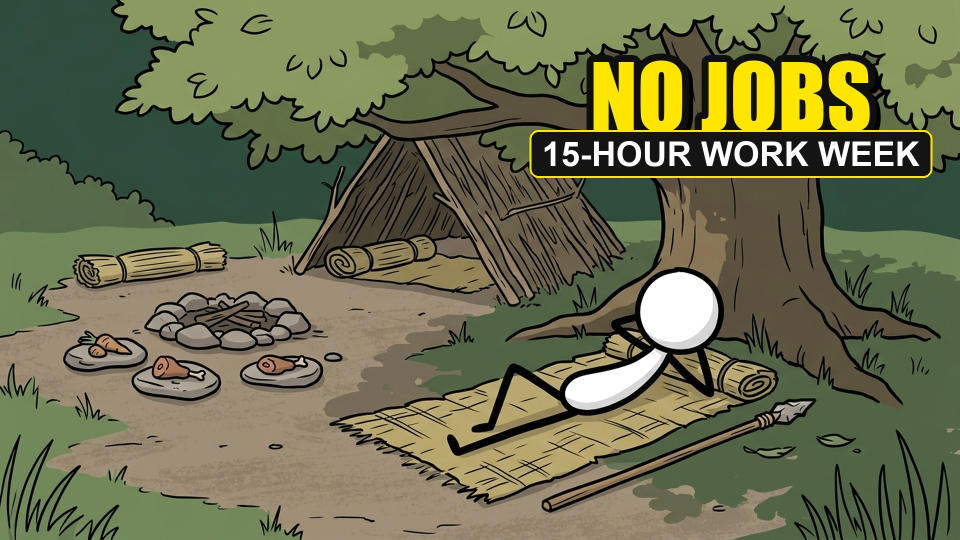
#> input picture 4- YouTube Setup/Thumbnail_Option_A_No_Jobs_1920x1080.jpg, 1920 x 1080 px (shown at 1/2 size); its folder holds only this picture in this run
$ python -i image_resolution.py   (imports and definitions only)
#> lines starting #> are read from the running program, lines starting #| are printed output that depends on the picture
### 2- Code/config.py
"""
Central Configuration & Environment Loader for Ink Explainer Autonomous Pipeline
Defines directories, API credentials, silence rules, model cascades, and scoring parameters.
"""

import os
import sys
import re
import json
from pathlib import Path
from dotenv import load_dotenv

# Ensure safe UTF-8 terminal encoding on Windows without charmap crashes
if hasattr(sys.stdout, "reconfigure"):
    try:
        sys.stdout.reconfigure(encoding="utf-8", errors="replace")
    except Exception:
        pass
if hasattr(sys.stderr, "reconfigure"):
    try:
        sys.stderr.reconfigure(encoding="utf-8", errors="replace")
    except Exception:
        pass

PROJECT_ROOT = os.path.dirname(os.path.dirname(os.path.abspath(__file__)))
ENV_FILE = os.path.join(PROJECT_ROOT, ".env")
load_dotenv(ENV_FILE)

def ensure_system_paths():
    """Ensures static FFmpeg, FFprobe, and local bin tools are registered in system PATH."""
    try:
        import static_ffmpeg
        static_ffmpeg.add_paths()
#> (this line was passed over: static_ffmpeg is not available in this run)
    except Exception:
        pass
    try:
        import imageio_ffmpeg
        ffmpeg_bin = imageio_ffmpeg.get_ffmpeg_exe()
        if ffmpeg_bin and os.path.exists(ffmpeg_bin):
            ffmpeg_dir = os.path.dirname(ffmpeg_bin)
            if ffmpeg_dir not in os.environ.get("PATH", ""):
                os.environ["PATH"] = ffmpeg_dir + os.pathsep + os.environ.get("PATH", "")
    except Exception:
        pass

ensure_system_paths()
#> (the call stopped at in ensure_system_paths, `ffmpeg_bin = imageio_ffmpeg.get_ffmpeg_exe()`: imageio_ffmpeg is not available in this run)

# ------------------------------------------------------------------------------
# DIRECTORY PATHS
# ------------------------------------------------------------------------------
CODE_DIR = os.path.join(PROJECT_ROOT, "2- Code")
POSTMORTEM_ROOT = os.path.join(PROJECT_ROOT, "1- Postmartum")
FINALS_ROOT = os.path.join(PROJECT_ROOT, "3- Finals")
ROOT_CANONICAL_IMAGES_DIR = os.path.join(PROJECT_ROOT, "Final selected images")

# [5 lines left out: function sanitize_title, not called in this run]

KNOWN_NICHES = ["history", "finance", "medical", "horror", "engineering"]

# [211 lines left out: functions get_all_niche_names, resolve_project_niche_and_title, get_next_project_folder_name, list_all_projects, get_project_dirs, not called in this run]

# ------------------------------------------------------------------------------
# GEMINI API CONFIGURATION (STAGE 2 SCRIPT REPURPOSING & PROMPTS)
# ------------------------------------------------------------------------------
GEMINI_API_KEY = os.getenv("GEMINI_API_KEY") or os.getenv("GOOGLE_API_KEY") or ""

# [33 lines left out: functions get_gemini_api_key, set_gemini_api_key, sync_gemini_key_to_env, not called in this run]

# ------------------------------------------------------------------------------
# ELEVENLABS TTS CONFIGURATION & DYNAMIC KEY POOL
# ------------------------------------------------------------------------------
ELEVENLABS_API_KEY = os.getenv("ELEVENLABS_API_KEY")
_raw_keys = os.getenv("ELEVENLABS_API_KEYS", ELEVENLABS_API_KEY or "")
ELEVENLABS_API_KEYS = [k.strip() for k in re.split(r"[,\n]+", _raw_keys) if k.strip()]
if not ELEVENLABS_API_KEYS and ELEVENLABS_API_KEY:
    ELEVENLABS_API_KEYS = [ELEVENLABS_API_KEY.strip()]

# [51 lines left out: functions reload_env_keys, get_elevenlabs_api_keys, set_elevenlabs_api_keys, sync_keys_to_env_files, not called in this run]

# Default: Tyler - Clear US YouTube Creator Voice
ELEVENLABS_VOICE_ID = os.getenv("ELEVENLABS_VOICE_ID", "q0IMILNRPxOgtBTS4taI")
ELEVENLABS_MODEL_ID = os.getenv("ELEVENLABS_MODEL_ID", "eleven_multilingual_v2")

ELEVENLABS_VOICE_SETTINGS = {
    "stability": float(os.getenv("ELEVENLABS_STABILITY", "0.50")),
    "similarity_boost": float(os.getenv("ELEVENLABS_SIMILARITY_BOOST", "0.75")),
    "style": float(os.getenv("ELEVENLABS_STYLE", "0.15")),
    "use_speaker_boost": os.getenv("ELEVENLABS_USE_SPEAKER_BOOST", "true").lower() == "true",
}

# ------------------------------------------------------------------------------
# SILENCE NORMALIZATION RULES (SOP MANDATORY)
# ------------------------------------------------------------------------------
MAX_SILENCE_MS = 300
SILENCE_TAIL_CUSHION_MS = 150
SILENCE_HEAD_CUSHION_MS = 150

# ------------------------------------------------------------------------------
# GOOGLE FLOW IMAGE GENERATION CONFIGURATION
# ------------------------------------------------------------------------------
MODEL_CASCADE = [
    "Nano Banana Pro",
    "Nano Banana 2",
    "Nano Banana 2 Lite"
]

TARGET_VARIATIONS = 2
ASPECT_RATIO = "16:9"
TARGET_WIDTH = 1376
TARGET_HEIGHT = 768
TARGET_2K_WIDTH = 2752
TARGET_2K_HEIGHT = 1536
FLOW_IMAGE_RESOLUTION = "2k"  # Options: "2k" (Google Flow native upscaled), "1k" (raw canvas)

PACING_MIN_SEC = 10.0
PACING_MAX_SEC = 30.0

CDP_ENDPOINTS = [
    "http://[::1]:9222",
    "http://127.0.0.1:9222",
    "http://localhost:9222"
]

# ------------------------------------------------------------------------------
# STICK-FIGURE CHARACTER AND STYLE QUALITY RULES
# ------------------------------------------------------------------------------
MANDATORY_BASE_PROMPT = (
    "A minimalist 2D colored digital illustration webcomic style. Simple stick-figure aesthetic, "
    "doodle-style, vector minimalism, no gradients, no 3D shading, 16:9 aspect ratio."
)

MANDATORY_STICK_FIGURE_STYLE = (
    "Minimalist hand-drawn 2D vector illustration, clean bold black ink comic line art. "
    "All human characters MUST be minimalist white-filled black-outlined stick figures with simple circular heads, "
    "pure solid white head fill, clean bold black comic outlines, simple black stick limbs, zero realistic human anatomy, "
    "and zero flesh skin tones. Hand-drawn doodle comic style, Casually Explained and MinutePhysics aesthetic. "
    "Full bleed edge-to-edge illustration, grounded background environment, completely filling the 16:9 widescreen frame without borders, "
    "matted margins, or white card edges. Flat muted earthy color palette with subtle paper texture."
)

# [25 lines left out: functions get_prompt_templates_file, get_active_prompt_template, not called in this run]

### 2- Code/modules/image_resolution.py
"""
Image Resolution & 2K Management Engine for Ink Explainer Autonomous Studio
Handles Google Flow native 2K upscaled downloads, high-fidelity Lanczos 2K processing,
single-shot 2K attachments, and complete project 2K zip packaging.
"""

import os
import sys
import io
import time
import zipfile
import shutil
from PIL import Image, ImageFilter

sys.path.insert(0, os.path.dirname(os.path.dirname(os.path.abspath(__file__))))
import config

TARGET_2K_WIDTH = getattr(config, "TARGET_2K_WIDTH", 2752)
TARGET_2K_HEIGHT = getattr(config, "TARGET_2K_HEIGHT", 1536)

# [9 lines left out: function get_image_dimensions, not called in this run]

def ensure_2k_image(source_path: str, dest_path: str = None, target_w: int = 2752, target_h: int = 1536) -> tuple[str, int, int]:
    """
    Ensures the image at source_path is at least 2K resolution (2752x1536 / 2560x1440).
    If already >= 2000px wide, leaves or copies as-is.
    If below 2000px, resamples using anti-aliased Lanczos with pure white (#FFFFFF)
    background preservation and subtle unsharp edge enhancement for crisp ink lines.
    """
#> called with target_w = 2752, target_h = 1536
    if not os.path.exists(source_path):
        raise FileNotFoundError(f"Source image not found: {source_path}")

    out_path = dest_path or source_path
    os.makedirs(os.path.dirname(os.path.abspath(out_path)), exist_ok=True)

    with Image.open(source_path) as im:
#> im is the input picture: PIL image 1920x1080 RGB; mean R, G, B 106.7, 109.4, 77.5
        w, h = im.size
#> w = 1920; h = 1080
        # If already at or above 2K width, keep high quality
        if w >= 2500 and h >= 1400:
            if out_path != source_path:
                shutil.copyfile(source_path, out_path)
            return out_path, w, h

        # Calculate high-quality 2K dimensions (maintaining 16:9)
        ratio = w / max(1, h)
#> ratio = 1.78
        target_ratio = target_w / target_h

        # Direct 16:9 resize or fit with pure white background
        if abs(ratio - target_ratio) < 0.05:
            resized = im.resize((target_w, target_h), Image.Resampling.LANCZOS)
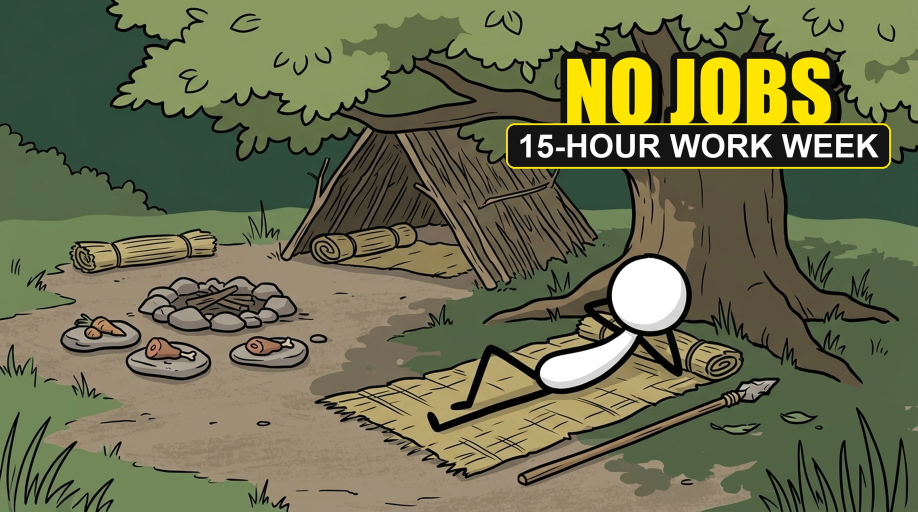
#> resized: PIL image 2752x1536 RGB (shown at 1/3 size); mean R, G, B 106.7, 109.5, 77.6
        else:
            # Fit inside canvas and pad with pure white #FFFFFF
            fit_scale = min(target_w / w, target_h / h)
            new_w = int(round(w * fit_scale))
            new_h = int(round(h * fit_scale))
            scaled = im.resize((new_w, new_h), Image.Resampling.LANCZOS)
            resized = Image.new("RGB", (target_w, target_h), (255, 255, 255))
            paste_x = (target_w - new_w) // 2
            paste_y = (target_h - new_h) // 2
            resized.paste(scaled, (paste_x, paste_y))

        # Apply subtle edge preservation for ink linework
        try:
            enhanced = resized.filter(ImageFilter.UnsharpMask(radius=1.2, percent=105, threshold=3))
        except Exception:
            enhanced = resized

        # Save with maximum broadcast JPEG quality
        if enhanced.mode != "RGB":
            enhanced = enhanced.convert("RGB")
        enhanced.save(out_path, format="JPEG", quality=98, subsampling=0)
        return out_path, target_w, target_h

# [97 lines left out: functions pull_single_shot_2k_from_flow, build_project_2k_zip, not called in this run]

>>> result = ensure_2k_image('../../4- YouTube Setup/Thumbnail_Option_A_No_Jobs_1920x1080.jpg')
